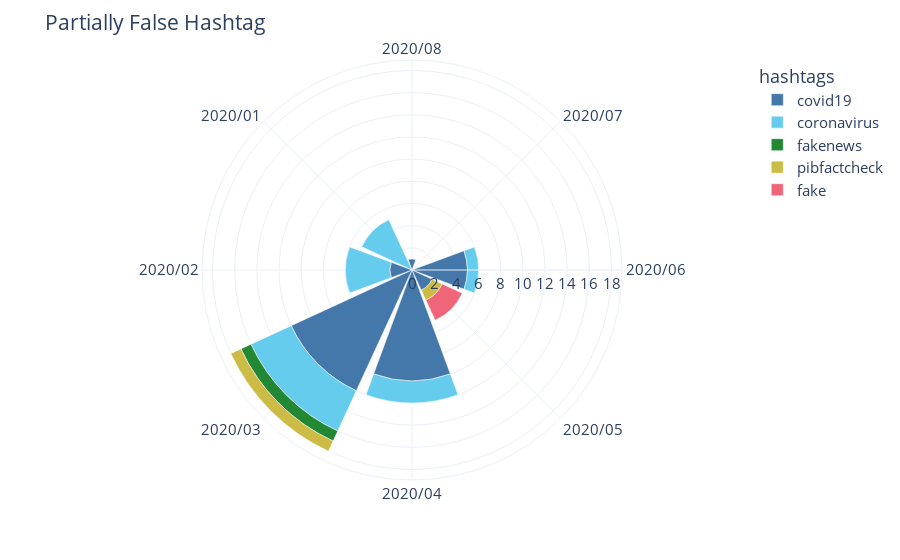

Source (notebook cell):
### Code cell
fig2 = px.bar_polar(df, r="Count Partially False Tweets", theta="Date",
                   color="hashtags",template='plotly_white',
                   color_discrete_sequence= ['#4477AA', '#66CCEE', '#228833', '#CCBB44', '#EE6677','#AA3377', '#BBBBBB'])

fig2.update_layout(
    title='Partially False Hashtag',
    font_size=15,
    legend_font_size=15

)
fig2.show()

### Figure 1 — Plotly figure (JSON) as saved in the notebook; plotly's stock layout.template omitted (floating-point values rounded to 4 significant figures)
{"data": [{"hovertemplate": "hashtags=covid19<br>Count Partially False Tweets=%{r}<br>Date=%{theta}<extra></extra>", "legendgroup": "covid19", "marker": {"color": "#4477AA"}, "name": "covid19", "r": [0, 1, 0, 5, 0, 2, 0, 0, 10, 12, 0, 0, 2], "showlegend": true, "subplot": "polar", "theta": ["2020/08", "2020/08", "2020/07", "2020/06", "2020/06", "2020/05", "2020/05", "2020/04", "2020/04", "2020/03", "2020/03", "2020/02", "2020/02"], "type": "barpolar"}, {"hovertemplate": "hashtags=coronavirus<br>Count Partially False Tweets=%{r}<br>Date=%{theta}<extra></extra>", "legendgroup": "coronavirus", "marker": {"color": "#66CCEE"}, "name": "coronavirus", "r": [0, 1, 0, 0, 0, 2, 0, 4, 4, 0, 5, 0], "showlegend": true, "subplot": "polar", "theta": ["2020/07", "2020/06", "2020/06", "2020/05", "2020/04", "2020/04", "2020/03", "2020/03", "2020/02", "2020/02", "2020/01", "2020/01"], "type": "barpolar"}, {"hovertemplate": "hashtags=fakenews<br>Count Partially False Tweets=%{r}<br>Date=%{theta}<extra></extra>", "legendgroup": "fakenews", "marker": {"color": "#228833"}, "name": "fakenews", "r": [0, 0, 0, 1, 0, 0], "showlegend": true, "subplot": "polar", "theta": ["2020/06", "2020/05", "2020/04", "2020/03", "2020/03", "2020/01"], "type": "barpolar"}, {"hovertemplate": "hashtags=pibfactcheck<br>Count Partially False Tweets=%{r}<br>Date=%{theta}<extra></extra>", "legendgroup": "pibfactcheck", "marker": {"color": "#CCBB44"}, "name": "pibfactcheck", "r": [0, 1, 0, 1, 0], "showlegend": true, "subplot": "polar", "theta": ["2020/05", "2020/05", "2020/04", "2020/03", "2020/03"], "type": "barpolar"}, {"hovertemplate": "hashtags=fake<br>Count Partially False Tweets=%{r}<br>Date=%{theta}<extra></extra>", "legendgroup": "fake", "marker": {"color": "#EE6677"}, "name": "fake", "r": [2, 0, 0, 0], "showlegend": true, "subplot": "polar", "theta": ["2020/05", "2020/05", "2020/04", "2020/03"], "type": "barpolar"}], "layout": {"barmode": "relative", "font": {"size": 15}, "legend": {"font": {"size": 15}, "title": {"text": "hashtags"}, "tracegroupgap": 0}, "margin": {"t": 60}, "polar": {"angularaxis": {"direction": "clockwise", "rotation": 90}, "domain": {"x": [0, 1], "y": [0, 1]}}, "title": {"text": "Partially False Hashtag"}}}
